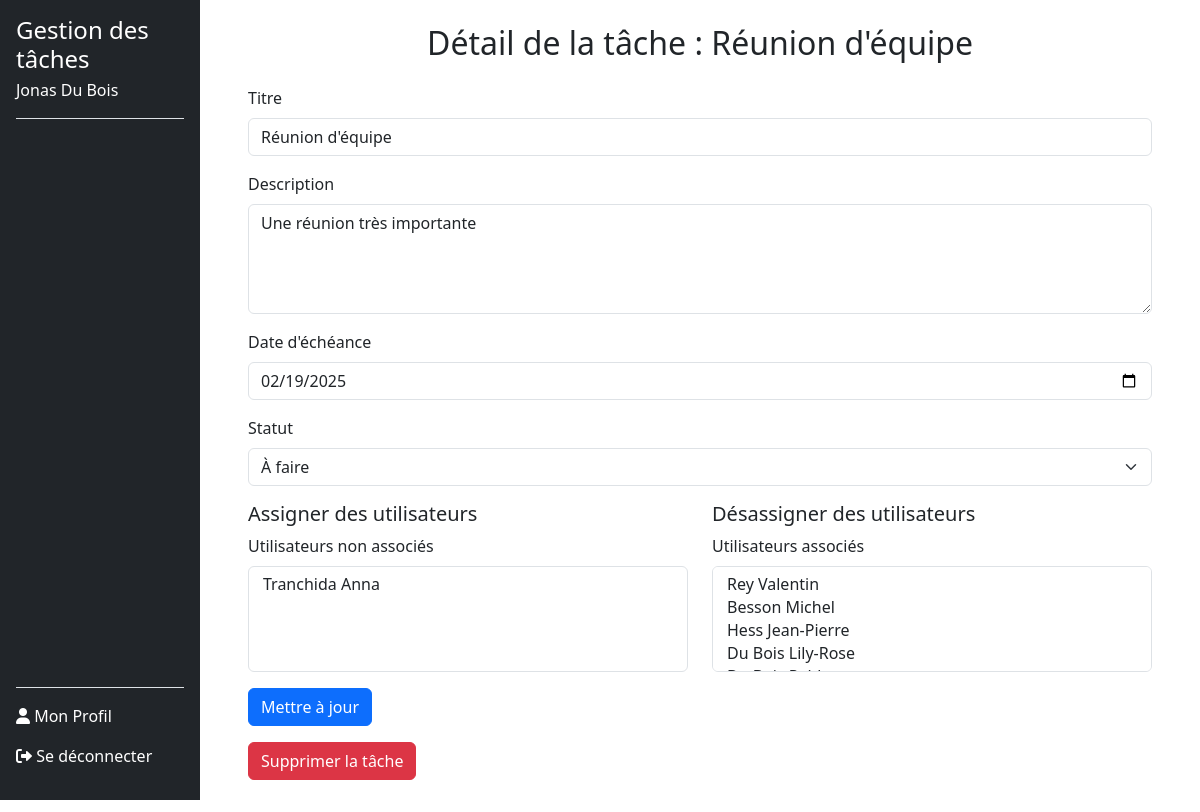
The page /task_details.php?task_id=42 (signed in) on the database as committed earlier.
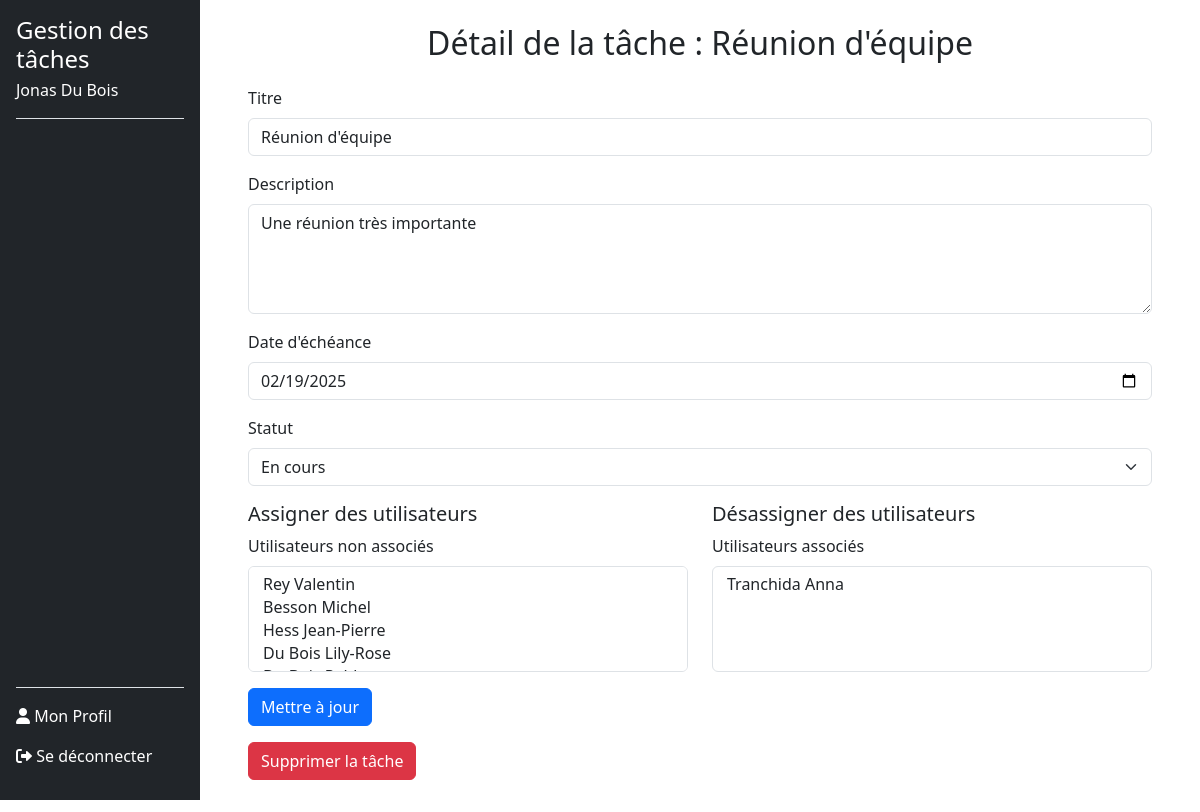
The same page on the database as committed later.
### tables this page shows
CREATE TABLE tasks (
        id INTEGER PRIMARY KEY AUTOINCREMENT,
        userId INTEGER NOT NULL,
        titre TEXT NOT NULL,
        description TEXT DEFAULT NULL,
        dateEcheance DATE DEFAULT NULL,
        statut TEXT CHECK(statut IN ('a_faire', 'en_cours', 'termine')) DEFAULT 'a_faire',
        createdAt TIMESTAMP DEFAULT CURRENT_TIMESTAMP, 
        FOREIGN KEY (userId) REFERENCES users(id) ON DELETE CASCADE
    );

### src/dbManager/DbManagerCRUD.php (called while the page is built, shortened)
<?php
class DbManagerCRUD implements I_ApiCRUD
{
    private $db;
    public function __construct()
    {
        $config = parse_ini_file(__DIR__ . '/../config/db.ini');
        $dsn = $config['dsn'];
        $username = $config['username'];
        $password = $config['password'];
        $this->db = new \PDO($dsn, $username, $password);
    }
    public function getTaskById(int $taskId): Task
    {
        try {
            $stmt = $this->db->prepare("SELECT * FROM tasks WHERE id = :task_id");
            $stmt->bindValue(':task_id', $taskId);
            $stmt->execute();
            $taskData = $stmt->fetch(\PDO::FETCH_ASSOC);
            $stmt = $this->db->prepare("SELECT userId FROM task_users WHERE taskId = :taskId");
            $stmt->bindValue(':taskId', $taskId);
            $stmt->execute();
            $userIds = $stmt->fetchAll(\PDO::FETCH_COLUMN);
            $task = new Task(
                $taskData['titre'],
                $taskData['description'],
                $userIds,
                $taskData['dateEcheance'],
                $taskData['statut']
            );
            $task->setId($taskData['id']);
            return $task;
        } catch (\PDOException $e) {
            throw new \Exception('Erreur lors de la récupération de la tâche : ' . $e->getMessage());
        }
    }
    public function getTasksSharedByUserId(int $userId): array
    {
        try {
            $stmt = $this->db->prepare("
            SELECT
                t.*,
                GROUP_CONCAT(u.email) AS shared_user_names
            FROM tasks t
            JOIN task_users tu ON t.id = tu.taskId
            JOIN users u ON tu.userId = u.id
            WHERE t.id IN (
                SELECT taskId
                FROM task_users
                GROUP BY taskId
                HAVING COUNT(DISTINCT userId) > 1
            )
            AND t.id IN (
                SELECT taskId
                FROM task_users
                WHERE userId = :userId
            )
            GROUP BY t.id
        ");
            $stmt->bindValue(':userId', $userId, \PDO::PARAM_INT);
            $stmt->execute();
            $tasks = [];
            return $tasks;
        } catch (\PDOException $e) {
            error_log('Erreur dans getTasksSharedByUserId : ' . $e->getMessage());
            throw new \Exception('Erreur lors de la récupération des tâches partagées : ' . $e->getMessage());
        }
    }
    public function getUsersNotAssignedToTask(int $taskId): array
    {
        try {
            $stmt = $this->db->prepare('
            SELECT u.id, u.email, u.nom, u.prenom
            FROM users u
            WHERE u.id NOT IN (
                SELECT tu.userId
                FROM task_users tu
                WHERE tu.taskId = :taskId
            )
        ');
            $stmt->bindValue(':taskId', $taskId, \PDO::PARAM_INT);
            $stmt->execute();
            $users = [];
            while ($userData = $stmt->fetch(\PDO::FETCH_ASSOC)) {
                $users[] = [
                    'id' => $userData['id'],
                    'email' => $userData['email'],
                    'nom' => $userData['nom'],
                    'prenom' => $userData['prenom'],
                ];
            }
            return $users;
        } catch (\PDOException $e) {
            error_log('Erreur dans getUsersNotAssignedToTask : ' . $e->getMessage());
            throw new \Exception('Erreur lors de la récupération des utilisateurs non assignés à la tâche : ' . $e->getMessage());
        }
    }
    public function getUsersAssignedToTask(int $taskId): array
    {
        try {
            $stmt = $this->db->prepare('
            SELECT u.id, u.email, u.nom, u.prenom
            FROM users u
            JOIN task_users tu ON u.id = tu.userId
            WHERE tu.taskId = :taskId
        ');
            $stmt->bindValue(':taskId', $taskId, \PDO::PARAM_INT);
            $stmt->execute();
            $users = [];
            while ($userData = $stmt->fetch(\PDO::FETCH_ASSOC)) {
                $users[] = [
                    'id' => $userData['id'],
                    'email' => $userData['email'],
                    'nom' => $userData['nom'],
                    'prenom' => $userData['prenom'],
                ];
            }
            return $users;
        } catch (\PDOException $e) {
            error_log('Erreur dans getUsersAssignedToTask : ' . $e->getMessage());
            throw new \Exception('Erreur lors de la récupération des utilisateurs assignés à la tâche : ' . $e->getMessage());
        }
    }
}

### src/dbManager/Task.php (called while the page is built, shortened)
<?php
class Task
{
    private $titre;
    private $description;
    private $dateEcheance;
    private $statut;
    public function __construct(
        string $titre,
        string $description = null,
        array $userIds = null,
        string $dateEcheance = null,
        string $statut = 'a_faire',
        int $id = 0,
    ) {
        $this->titre = $titre;
        $this->description = $description;
        $this->dateEcheance = $dateEcheance;
        $this->statut = $statut;
    }
    private function isValidDate(string $date): bool
    {
        $d = DateTime::createFromFormat('Y-m-d', $date);
        return $d && $d->format('Y-m-d') === $date;
    }
    public function rendTitre(): string
    {
        return $this->titre;
    }
    public function rendDescription(): ?string
    {
        return $this->description;
    }
    public function rendDateEcheance(): ?string
    {
        return $this->dateEcheance;
    }
    public function rendStatut(): string
    {
        return $this->statut;
    }
}

### task_details.php (the view, shortened to what the changed rows need)
<?php
$dbManager = new DbManagerCRUD();
$email = $_SESSION['email_user'] ?? null;
$userInfo = getUserByEmail($email, $dbManager);
$userId = $userInfo->rendId();
$taskId = $_GET['task_id'] ?? null;
$task = $dbManager->getTaskById($taskId);
$taskUsers = $dbManager->getTasksSharedByUserId($taskId);
?>
<!DOCTYPE html>
<html lang="fr">
<head>
    <link href="https://cdn.jsdelivr.net/npm/bootstrap@5.3.0-alpha3/dist/css/bootstrap.min.css" rel="stylesheet">
    <link href="style/styleSheet.css" rel="stylesheet">
</head>
<body>
    <div class="d-flex">
        <?php include 'includes/sidebar.php'; ?>
        <div class="main-content ms-auto col-md-9 col-lg-10 p-5 pt-4">
            <h2 class="text-center mb-4">Détail de la tâche : <?php echo htmlspecialchars($task->rendTitre()); ?></h2>
            <form action="task_details.php?task_id=<?php echo $taskId; ?>" method="POST">
                <div class="mb-3">
                    <label for="title" class="form-label">Titre</label>
                    <input type="text" id="title" name="title" class="form-control" value="<?php echo htmlspecialchars($task->rendTitre()); ?>" required>
                </div>
                <div class="mb-3">
                    <label for="description" class="form-label">Description</label>
                    <textarea id="description" name="description" class="form-control" rows="4"><?php echo htmlspecialchars($task->rendDescription()); ?></textarea>
                </div>
                <div class="mb-3">
                    <label for="deadline" class="form-label">Date d'échéance</label>
                    <input type="date" id="deadline" name="deadline" class="form-control" value="<?php echo $task->rendDateEcheance(); ?>">
                </div>
                <div class="mb-3">
                    <label for="status" class="form-label">Statut</label>
                    <select id="status" name="status" class="form-select">
                        <option value="a_faire" <?php echo $task->rendStatut() == 'a_faire' ? 'selected' : ''; ?>>À faire</option>
                        <option value="en_cours" <?php echo $task->rendStatut() == 'en_cours' ? 'selected' : ''; ?>>En cours</option>
                    </select>
                </div>
                <div class="row">
                    <div class="col-md-6">
                        <div class="mb-3">
                            <label for="assigned_users" class="form-label">Utilisateurs non associés</label>
                            <select multiple id="assigned_users" name="assigned_users[]" class="form-select">
                            <?php
                                $unassignedUsers = $dbManager->getUsersNotAssignedToTask($taskId);
                                foreach ($unassignedUsers as $user) {
                                    if($user['id'] == $userId){
                                        continue;
                                    }else{
                                    $selected = in_array($user['id'], $taskUsers) ? 'selected' : '';
                                    echo "<option value='" . $user['id'] . "' $selected>" . htmlspecialchars($user['nom']) . " " . htmlspecialchars($user['prenom']) . "</option>";
                                    }
                                }
                                ?>
                            </select>
                        </div>
                    </div>
                    <div class="col-md-6">
                        <div class="mb-3">
                            <label for="unassigned_users" class="form-label">Utilisateurs associés</label>
                            <select multiple id="unassigned_users" name="unassigned_users[]" class="form-select">
                            <?php
                                $assignedUsers = $dbManager->getUsersAssignedToTask($taskId);
                                foreach ($assignedUsers as $user) {
                                    if($user['id'] == $userId){
                                        continue;
                                    }else{
                                    $selected = in_array($user['id'], $taskUsers) ? 'selected' : '';
                                    echo "<option value='" . $user['id'] . "' $selected>" . htmlspecialchars($user['nom']) . " " . htmlspecialchars($user['prenom']) . "</option>";
                                    }
                                }
                                ?>
                            </select>
                        </div>
                    </div>
                </div>
                <div class="d-flex justify-content-between align-items-center">
                </div>
            </form>
            <form method="POST" action="delete_task.php?task_id=<?php echo $taskId; ?>" class="mb-0">
                <div class="d-flex justify-content-between align-items-center mt-3">
                </div>
            </form>
        </div>
    </div>
</body>
</html>

Rows that differ between the two databases and show on the page:
changed tasks "Réunion d'équipe": status "À faire" → "En cours"
Other text that changed with them:
form field value: "Tranchida Anna" → "Rey Valentin / Besson Michel / Hess Jean-Pierre / Du Bois Lily-Rose"
form field value: "Rey Valentin / Besson Michel / Hess Jean-Pierre / Du Bois Lily-Rose" → "Tranchida Anna"
